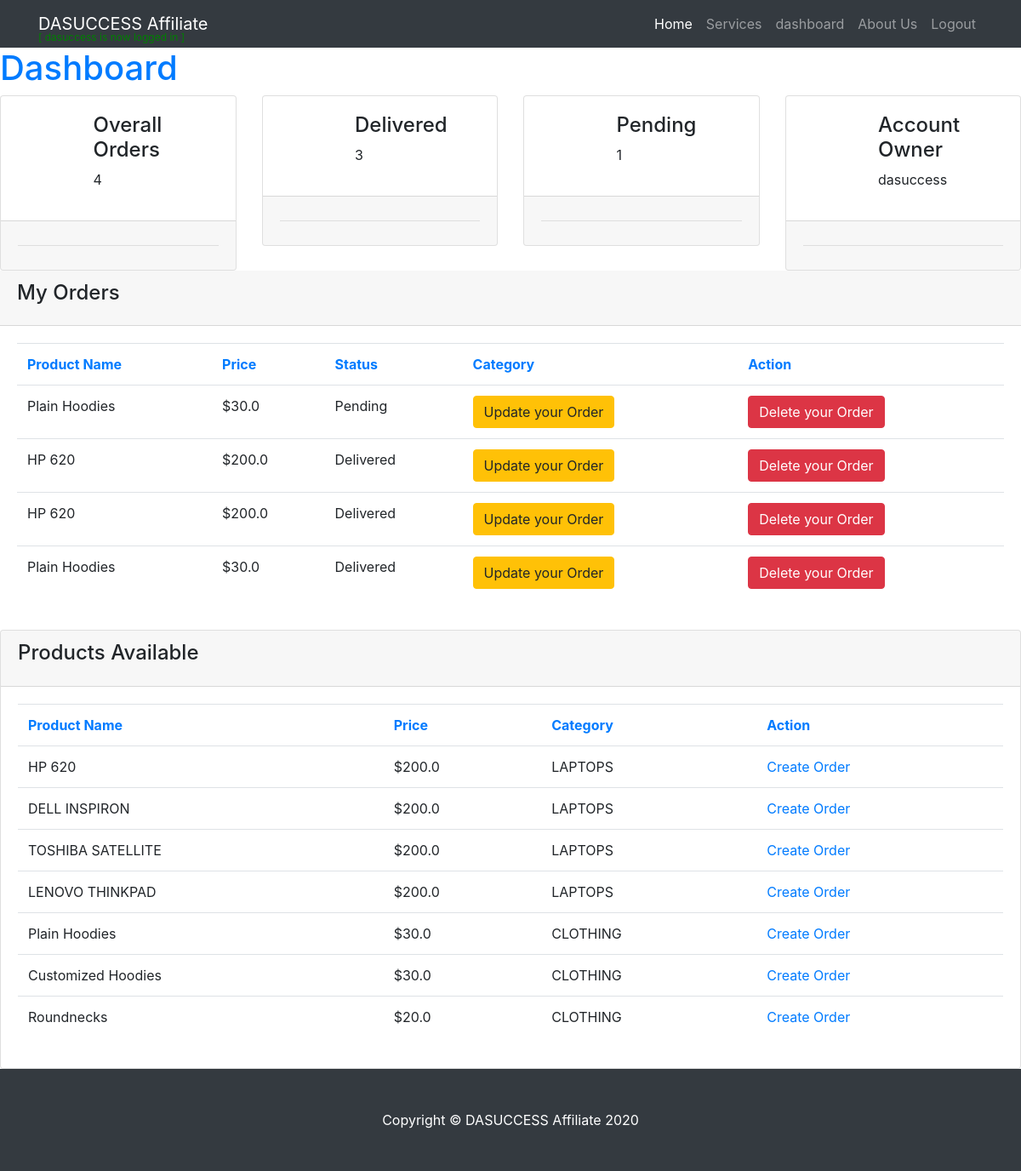
The page /dashboard (signed in) on the database its author committed.
### webapp/models.py (models this page shows, shortened)
class Order(models.Model):
    STATUS = (
        ('Delivered', 'Delivered'),
        ('Pending', 'Pending'),
        ('No Orders', 'No Orders'),
    )
    product_ordered = models.ForeignKey(Product, on_delete=models.CASCADE, null=True)
    order_status = models.CharField(max_length=50, choices=STATUS, null=True)
    date_ordered= models.DateField(auto_now=False, auto_now_add=False, null=True)
    address = models.CharField(max_length=250, null=True)

class Product(models.Model):
    CATEGORY = (
        ('LAPTOPS', 'LAPTOPS'),
        ('CLOTHING', 'CLOTHING'),
        ('GADGET', 'GADGET'),
    )
    name_of_product = models.CharField(max_length = 150, null=True)
    description = models.CharField(max_length = 150, null=True)
    price = models.FloatField(null=True)
    tags= models.ForeignKey(Tag, on_delete=models.CASCADE, null=True)
    categories = models.CharField(max_length = 150, choices=CATEGORY, null=True )
    def __str__(self):
        return self.name_of_product

### webapp/views.py (the view)
# urls.py: path('dashboard', views.dashboard, name='dashboard' ),
@login_required(login_url='login')
def dashboard(request):
	orders = Order.objects.all()
	products = Product.objects.all()
	total_orders = orders.count()
	delivered = orders.filter(order_status='Delivered').count()
	pending = orders.filter(order_status='Pending').count()
	context = {'orders':orders,
	'total_orders':total_orders, 'products':products,
 	'delivered':delivered, 'pending':pending}
	return render(request, 'dashboard.html', context)

### webapp/templates/dashboard.html (shortened to what this page needs)
{% extends 'main.html' %}
{% load static %}
{% block content %}
<!DOCTYPE html>
<html lang="en">
<head>
  <link href="https://maxcdn.bootstrapcdn.com/font-awesome/latest/css/font-awesome.min.css" rel="stylesheet">
</head>
<body class="">
  <div class="wrapper ">
    <div class="sidebar" data-color="white" data-active-color="danger">
      <div class="sidebar-wrapper">
        <ul class="nav">
          <li class="active ">
            <a href="./dashboard.html">
              <h1>Dashboard</h1>
            </a>
          </li>
        </ul>
      </div>
    </div>
    <div class="main-panel">
        <div class="content">
        <div class="row">
          <div class="col-lg-3 col-md-6 col-sm-6">
            <div class="card card-stats">
              <div class="card-body ">
                <div class="row">
                  <div class="col-5 col-md-4">
                  </div>
                  <div class="col-7 col-md-8">
                    <div class="numbers">
                      <h4 class="card-category">Overall Orders</h4>
                      <p class="card-title">{{total_orders}}<p>
                    </div>
                  </div>
                </div>
              </div>
              <div class="card-footer ">
                <hr>
              </div>
            </div>
          </div>
          <div class="col-lg-3 col-md-6 col-sm-6">
            <div class="card card-stats">
              <div class="card-body ">
                <div class="row">
                  <div class="col-5 col-md-4">
                  </div>
                  <div class="col-7 col-md-8">
                    <div class="numbers">
                      <h4 class="card-category">Delivered</h4>
                      <p class="card-title">{{delivered}}<p>
                    </div>
                  </div>
                </div>
              </div>
              <div class="card-footer ">
                <hr>
              </div>
            </div>
          </div>
          <div class="col-lg-3 col-md-6 col-sm-6">
            <div class="card card-stats">
              <div class="card-body ">
                <div class="row">
                  <div class="col-5 col-md-4">
                  </div>
                  <div class="col-7 col-md-8">
                    <div class="numbers">
                      <h4 class="card-category">Pending</h4>
                      <p class="card-title">{{pending}}<p>
                    </div>
                  </div>
                </div>
              </div>
              <div class="card-footer ">
                <hr>
              </div>
            </div>
          </div>
          <div class="col-lg-3 col-md-6 col-sm-6">
            <div class="card card-stats">
              <div class="card-body ">
                <div class="row">
                  <div class="col-5 col-md-4">
                  </div>
                  <div class="col-7 col-md-8">
                    <div class="numbers">
                      <h4 class="card-category">Account Owner</h4>
                      <p class="card-title">{{request.user}}<p>
                    </div>
                  </div>
                </div>
              </div>
              <div class="card-footer ">
                <hr>
              </div>
            </div>
          </div>
        </div>
<div class="card-header">
  <h4 class="card-title"> My Orders</h4>
</div>
<div class="card-body">
  <div class="table-responsive">
    <table class="table">
      <tr class=" text-primary">
        <th>
          Product Name
        </th>
        <th>
          Price
        </th>
        <th>
          Status
        </th>
        <th>
          Category
        </th>
        <th>
          Action
        </th>
      </tr>
    {% for o in orders %}
      <tr>
            <td>
              {{o.product_ordered}}
            </td>
            <td>
              ${{o.product_ordered.price}}
            </td>
            <td>
              {{o.order_status}}
            </td>
            <td>
              <a class="btn btn-warning" href="{% url 'updateorder' o.id %}">Update your Order</a>
            </td>
            <td>
              <a class="btn btn-danger" href="{% url 'deleteorder' o.id %}">Delete your Order</a>
            </td>
      </tr>
    {% endfor %}
    </table>
  </div>
</div>
        <div class="content">
            <div class="row">
              <div class="col-md-12">
                <div class="card">
                  <div class="card-header">
                    <h4 class="card-title"> Products Available</h4>
                  </div>
                  <div class="card-body">
                    <div class="table-responsive">
                      <table class="table">
                        <tr class=" text-primary">
                          <th>
                            Product Name
                          </th>
                          <th>
                            Price
                          </th>
                          <th>
                            Category
                          </th>
                          <th>
                            Action
                          </th>
                        </tr>
                      {% for p in products %}
                        <tr>
                              <td>
                                {{p.name_of_product}}
                              </td>
                              <td>
                                ${{p.price}}
                              </td>
                              <td>
                                {{p.categories}}
                              </td>
                              <td>
                                <a href="{% url 'createorder' %}">Create Order</a>
                              </td>
                        </tr>
                      {% endfor %}
                      </table>
                    </div>
                  </div>
                </div>
              </div>
            </div>
          </div>
</body>
</html>
{% endblock content %}

### webapp/templates/main.html (shortened to what this page needs)
<!DOCTYPE html>
<html lang="en">
<head>
    <link href="{% static 'myaffiliate/vendor/bootstrap/css/bootstrap.min.css' %}" rel="stylesheet">
    <link href="{% static 'myaffiliate/css/modern-business.css' %}" rel="stylesheet">
</head>
<body>
  <nav class="navbar fixed-top navbar-expand-lg navbar-dark bg-dark fixed-top">
    <div class="container">
        <a class="navbar-brand" href="{% url 'home' %}">DASUCCESS Affiliate</a> <br>
        <span style="position: absolute; top:35px; font-size: 12px; color:green " > [ {{request.user}} is now logged in ] </span>
        <div class="collapse navbar-collapse" id="navbarResponsive">
            <ul class="navbar-nav ml-auto">
                <li class="nav-item">
                    <a class="nav-link active" href="{% url 'home' %}">Home</a>
                </li>
                <li class="nav-item">
                    <a class="nav-link" href="{% url 'services' %}">Services</a>
                </li>
                <li class="nav-item">
                <li class="nav-item">
                        <a class="nav-link" href="{% url 'dashboard' %}">dashboard</a>
                </li>
                    <a class="nav-link" href="{% url 'about' %}">About Us</a>
                </li>
                    <a class="nav-link" href="{% url 'logout' %}">Logout</a>
            </ul>
        </div>
    </div>
</nav>
{% block content %}
{% endblock content %}
<footer class="py-5 bg-dark">
    <div class="container">
        <p class="m-0 text-center text-white">Copyright &copy; DASUCCESS Affiliate 2020</p>
    </div>
</footer>
</body>
</html>

### webapp/static/myaffiliate/css/modern-business.css (style rules this page uses)
body { padding-top: 56px; }

### rows shown on the page
Order: product_ordered "Plain Hoodies", product_ordered.price "30.0", order_status "Pending"
Order: product_ordered "HP 620", product_ordered.price "200.0", order_status "Delivered"
Order: product_ordered "HP 620", product_ordered.price "200.0", order_status "Delivered"
Order: product_ordered "Plain Hoodies", product_ordered.price "30.0", order_status "Delivered"
Product: name_of_product "HP 620", price "200.0", categories "LAPTOPS"
Product: name_of_product "DELL INSPIRON", price "200.0", categories "LAPTOPS"
Product: name_of_product "TOSHIBA SATELLITE", price "200.0", categories "LAPTOPS"
Product: name_of_product "LENOVO THINKPAD", price "200.0", categories "LAPTOPS"
Product: name_of_product "Plain Hoodies", price "30.0", categories "CLOTHING"
Product: name_of_product "Customized Hoodies", price "30.0", categories "CLOTHING"
Product: name_of_product "Roundnecks", price "20.0", categories "CLOTHING"

### other values the page prints
{{ total_orders }} "4"
{{ delivered }} "3"
{{ pending }} "1"
{{ request.user }} "dasuccess"
